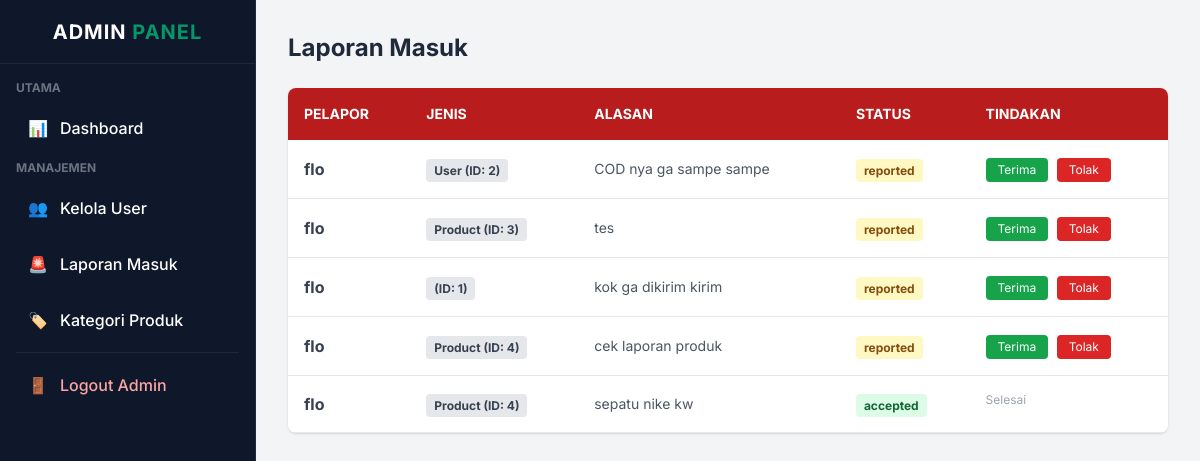
The app's page /views/admin/manage_reports.php (signed in) with its own data.
### tables this page shows
CREATE TABLE `report` (
  `id` int(11) NOT NULL,
  `user_id` int(11) NOT NULL,
  `jenis_report` enum('User','Product','Transaksi') NOT NULL,
  `reference_id` int(11) NOT NULL,
  `alasan` text DEFAULT NULL,
  `status` enum('reported','accepted','rejected') DEFAULT 'reported',
  `createdAt` timestamp NOT NULL DEFAULT current_timestamp()
);

CREATE TABLE `user` (
  `id` int(11) NOT NULL,
  `username` varchar(50) NOT NULL,
  `email` varchar(100) NOT NULL,
  `password` varchar(255) NOT NULL,
  `photo` varchar(255) DEFAULT NULL,
  `alamat` text DEFAULT NULL,
  `kota` varchar(100) DEFAULT NULL,
  `phone` varchar(20) DEFAULT NULL,
  `status` enum('active','inactive') DEFAULT 'active',
  `role` enum('admin','user') DEFAULT 'user',
  `createdAt` timestamp NOT NULL DEFAULT current_timestamp()
);

### views/admin/manage_reports.php (the view, shortened to what this page needs)
<?php
include '../../config/conn.php';
$query = "SELECT r.*, u.username
          FROM report r
          JOIN user u ON r.user_id = u.id
          ORDER BY r.createdAt DESC";
$reports = mysqli_query($conn, $query);
?>
<!DOCTYPE html>
<html lang="id">
<head>
    <script src="https://cdn.tailwindcss.com"></script>
</head>
<body class="bg-gray-100 font-[Inter]">
    <div class="flex">
        <?php include '../../views/layouts/sidebar_admin.php'; ?>
        <main class="flex-1 ml-64 p-8">
            <h2 class="text-2xl font-bold text-slate-800 mb-6">Laporan Masuk</h2>
            <div class="bg-white rounded-lg shadow overflow-hidden">
                <table class="w-full text-left">
                    <thead class="bg-red-700 text-white uppercase text-sm">
                        <tr>
                            <th class="p-4">Pelapor</th>
                            <th class="p-4">Jenis</th>
                            <th class="p-4">Alasan</th>
                            <th class="p-4">Status</th>
                            <th class="p-4">Tindakan</th>
                        </tr>
                    </thead>
                    <tbody class="text-gray-700">
                        <?php if(mysqli_num_rows($reports) > 0): ?>
                            <?php while ($row = mysqli_fetch_assoc($reports)): ?>
                            <tr class="border-b hover:bg-gray-50">
                                <td class="p-4 font-bold"><?= $row['username'] ?></td>
                                <td class="p-4">
                                    <span class="px-2 py-1 text-xs font-bold bg-gray-200 rounded">
                                        <?= $row['jenis_report'] ?> (ID: <?= $row['reference_id'] ?>)
                                    </span>
                                </td>
                                <td class="p-4 text-sm text-gray-600 max-w-xs truncate">
                                    <?= $row['alasan'] ?>
                                </td>
                                <td class="p-4">
                                    <?php
                                        $color = 'bg-yellow-100 text-yellow-800';
                                        if($row['status'] == 'accepted') $color = 'bg-green-100 text-green-800';
                                    ?>
                                    <span class="px-2 py-1 text-xs font-bold rounded <?= $color ?>">
                                        <?= $row['status'] ?>
                                    </span>
                                </td>
                                <td class="p-4 flex gap-2">
                                    <?php if($row['status'] == 'reported'): ?>
                                        <form action="<?= BASE_URL ?>actions/admin_reports.php" method="POST">
                                            <button type="submit" name="status" value="accepted" class="bg-green-600 text-white px-3 py-1 rounded text-xs hover:bg-green-700 mr-1">Terima</button>
                                            <button type="submit" name="status" value="rejected" class="bg-red-600 text-white px-3 py-1 rounded text-xs hover:bg-red-700">Tolak</button>
                                        </form>
                                    <?php else: ?>
                                        <span class="text-xs text-gray-400">Selesai</span>
                                    <?php endif; ?>
                                </td>
                            </tr>
                            <?php endwhile; ?>
                        <?php else: ?>
                            <tr><td colspan="5" class="p-6 text-center text-gray-500">Tidak ada laporan baru.</td></tr>
                        <?php endif; ?>
                    </tbody>
                </table>
            </div>
        </main>
    </div>
</body>
</html>

### records on screen
report: user.username "flo", jenis_report "User", reference "2", alasan "COD nya ga sampe sampe", status "reported"
report: user.username "flo", jenis_report "Product", reference "3", alasan "tes", status "reported"
report: user.username "flo", reference "1", alasan "kok ga dikirim kirim", status "reported"
report: user.username "flo", jenis_report "Product", reference "4", alasan "cek laporan produk", status "reported"
report: user.username "flo", jenis_report "Product", reference "4", alasan "sepatu nike kw", status "accepted", shows "Selesai"
